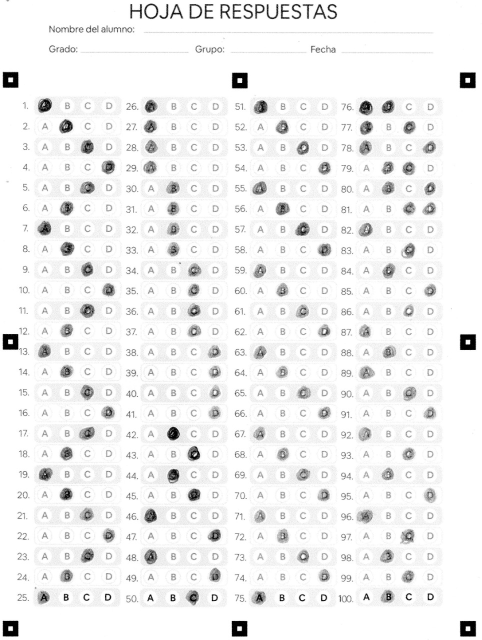
#> input picture img05.jpeg, 963 x 1280 px (shown at 1/2 size)
$ python main.py
#> lines starting #> are read from the running program, lines starting #| are printed output that depends on the picture; after the words box and inside, x2 and y2 are one past the last pixel; in counts of white or black regions, pixels touching at a corner belong together
import numpy as np
import sys
import cv2

img = cv2.imread('./img05.jpeg')
#> img is the input picture: shape (1280, 963, 3); min 0, max 255, mean 241.1
cRgba = cv2.cvtColor(img, cv2.COLOR_BGR2GRAY)
blur = cv2.medianBlur(cRgba, 7)
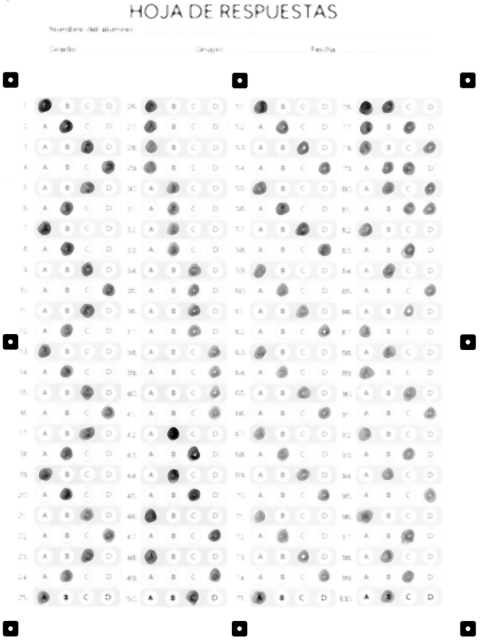
#> blur: shape (1280, 963) (shown at 1/2 size); min 0, max 255, mean 244
sharpen_kernel = np.array([[-1,-1,-1], [-1,9,-1], [-1,-1,-1]])
sharpen = cv2.filter2D(blur, -1, sharpen_kernel)
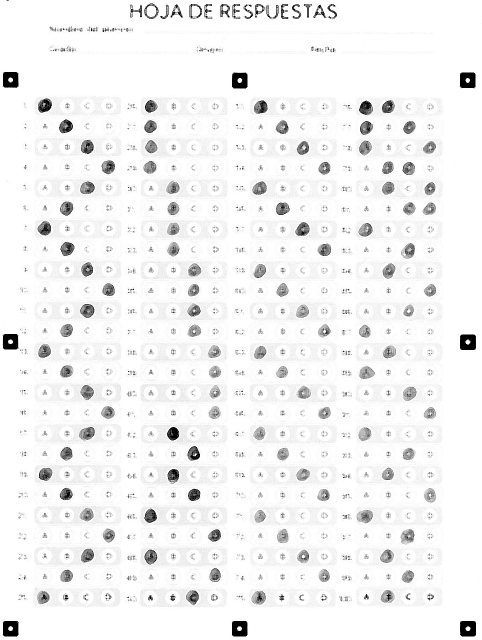
#> sharpen: shape (1280, 963) (shown at 1/2 size); min 0, max 255, mean 242.4
thresh = cv2.threshold(sharpen,160,255, cv2.THRESH_BINARY_INV)[1]
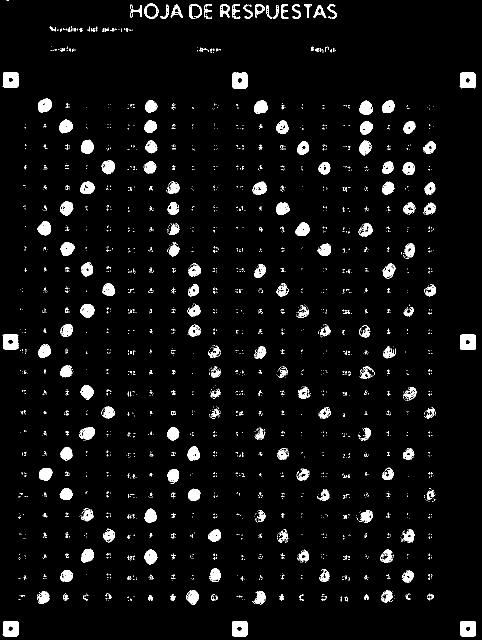
#> thresh: shape (1280, 963) (shown at 1/2 size); 4.7% white; 2338 white regions (2138 under 20 px), largest, box (x1, y1, x2, y2) and area: (920, 669, 952, 700) 904, (920, 1242, 952, 1273) 901, (464, 145, 495, 177) 886
closeKernel = cv2.getStructuringElement(cv2.MORPH_RECT, (3,3))
close = cv2.morphologyEx(thresh, cv2.MORPH_CLOSE, closeKernel, iterations=3)
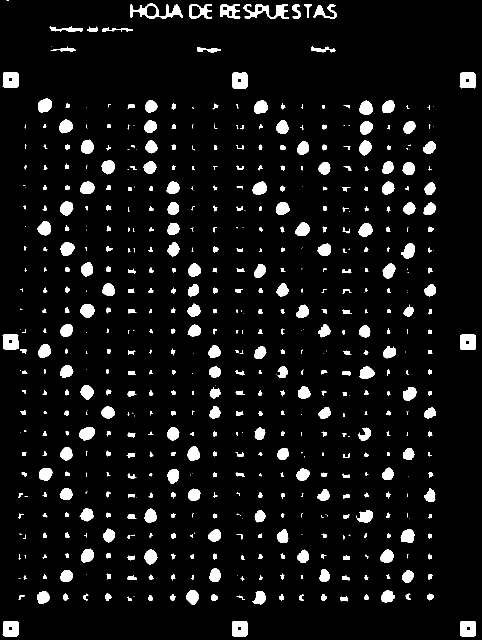
#> close: shape (1280, 963) (shown at 1/2 size); 6.7% white; 586 white regions (154 under 20 px)

def findByArea(item):
  min_area = 100
  max_area = 1000
  area = cv2.contourArea(item)
  if area > min_area and area < max_area:
    return True
  else:
    return False

def sort_contours(cnts, method="left-to-right"):
  reverse = False
  i = 0

  if method == "right-to-left" or method == "bottom-to-top":
      reverse = True

  if method == "top-to-bottom" or method == "bottom-to-top":
      i = 1

  boundingBoxes = [cv2.boundingRect(c) for c in cnts]
  (cnts, boundingBoxes) = zip(*sorted(zip(cnts, boundingBoxes),
      key=lambda b:b[1][i], reverse=reverse))
  return (cnts, boundingBoxes)


cnts = cv2.findContours(close, cv2.RETR_EXTERNAL, cv2.CHAIN_APPROX_SIMPLE)
#> cnts = 586 contours, 209 with area under 20; largest, box (x1, y1, x2, y2) and area: (260, 7, 366, 38) 1408, (487, 8, 577, 38) 1079, (920, 1242, 952, 1273) 914, (920, 669, 952, 700) 914, (464, 145, 495, 177) 903
cnts = cnts[0] if len(cnts) == 2 else cnts[1]

# No contours, stop the execution
if len(cnts) <= 1:
  sys.exit()

cnts = list(filter(findByArea, cnts))
#> in findByArea, `area = cv2.contourArea(item)`: area = 914
#> cnts = 129 contours; largest, box (x1, y1, x2, y2) and area: (920, 1242, 952, 1273) 914, (920, 669, 952, 700) 914, (464, 145, 495, 177) 903, (919, 145, 952, 177) 892, (5, 144, 37, 176) 890
(cntsFilt, boundingBoxes) = sort_contours(cnts, "left-to-right")
#> in sort_contours, `boundingBoxes = [cv2.boundingRect(c) for c in cnts]`: boundingBoxes = 129 items, first 6: (920, 1242, 32, 31), (464, 1242, 31, 31), (5, 1242, 32, 31), (423, 1188, 13, 14), (855, 1187, 13, 14), (210, 1187, 13, 15)
#> in sort_contours, `(cnts, boundingBoxes) = zip(*sorted(zip(cnts, boundingBoxes), key=lamb..`: boundingBoxes = 129 items, first 6: (5, 1242, 32, 31), (5, 668, 33, 31), (5, 144, 32, 32), (75, 1183, 25, 25), (75, 442, 27, 29), (76, 688, 26, 27)
#> cntsFilt has the same summary as cnts

markRefLetf = (
    cntsFilt[0],
    cntsFilt[1],
    cntsFilt[2])
#> markRefLetf = 3 contours; box (x1, y1, x2, y2) and area: (5, 144, 37, 176) 890, (5, 1242, 37, 1273) 886, (5, 668, 38, 699) 876

markRefRight = (
    cntsFilt[len(cntsFilt) - 3],
    cntsFilt[len(cntsFilt) - 2],
    cntsFilt[len(cntsFilt) - 1])
#> markRefRight = 3 contours; box (x1, y1, x2, y2) and area: (920, 1242, 952, 1273) 914, (920, 669, 952, 700) 914, (919, 145, 952, 177) 892

(markRefLetf, boundingBoxes1) = sort_contours(markRefLetf, "top-to-bottom")
#> in sort_contours (call 2), `(cnts, boundingBoxes) = zip(*sorted(zip(cnts, boundingBoxes), key=lamb..`: cnts has the same summary as markRefLetf outside sort_contours; boundingBoxes = ((5, 144, 32, 32), (5, 668, 33, 31), (5, 1242, 32, 31))
#> boundingBoxes1 has the same summary as boundingBoxes in sort_contours
(markRefRight, boundingBoxes2) = sort_contours(markRefRight, "bottom-to-top")
#> in sort_contours (call 3), `(cnts, boundingBoxes) = zip(*sorted(zip(cnts, boundingBoxes), key=lamb..`: cnts has the same summary as markRefRight outside sort_contours; boundingBoxes = ((920, 1242, 32, 31), (920, 669, 32, 31), (919, 145, 33, 32))
#> boundingBoxes2 has the same summary as boundingBoxes in sort_contours

x1,y1,w1,h1 = cv2.boundingRect(markRefLetf[0])
#> x1 = 5; y1 = 144; w1 = 32; h1 = 32
x2,y2,w2,h2 = cv2.boundingRect(markRefRight[0])
#> x2 = 920; y2 = 1242; w2 = 32; h2 = 31
ROI = close[y1+h1:y2, x1+h1:x2]
#> ROI: shape (1066, 883); 7.3% white; 565 white regions (153 under 20 px), largest, box (x1, y1, x2, y2) and area: (121, 678, 153, 705) 623, (39, 21, 67, 49) 613, (123, 432, 152, 460) 600
OriginalROI = img[y1+h1:y2, x1+h1:x2]
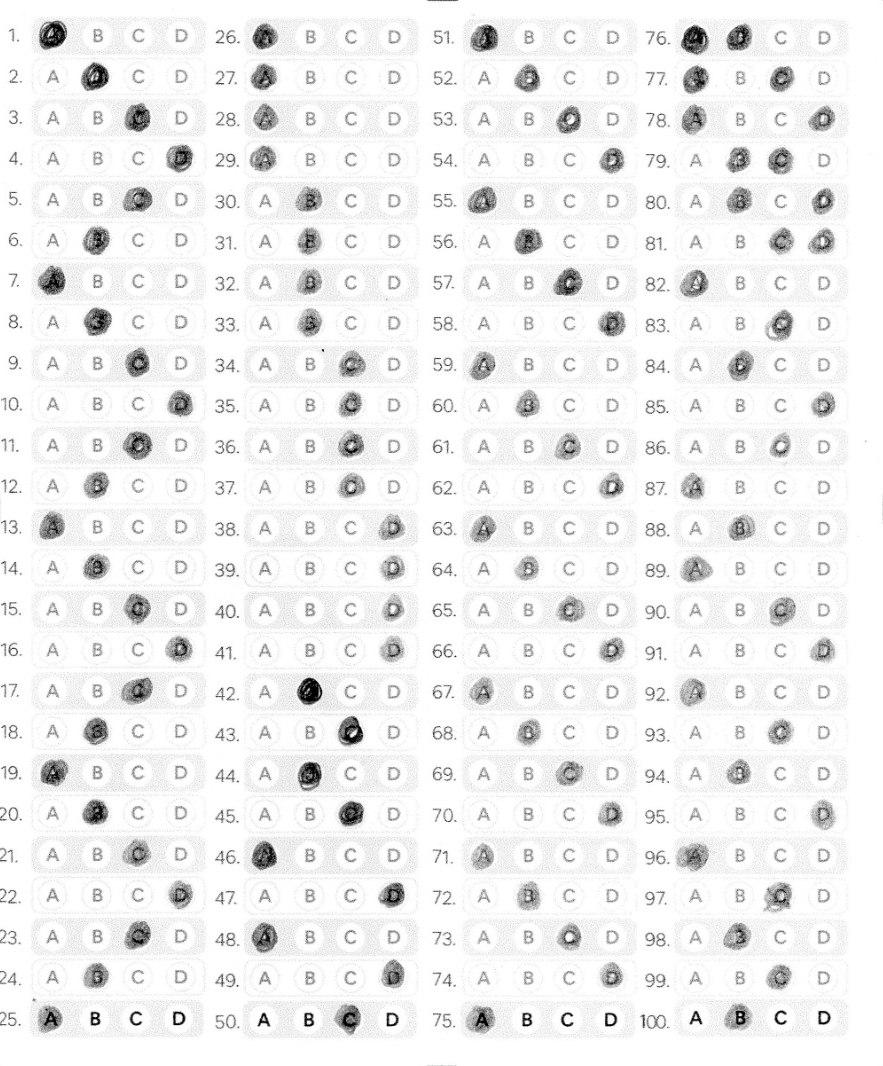
#> OriginalROI: shape (1066, 883, 3); min 0, max 255, mean 239.8
cv2.rectangle(img, (x1, y1), (x2 + w2, y2 + h2), (36,255,12), 2)
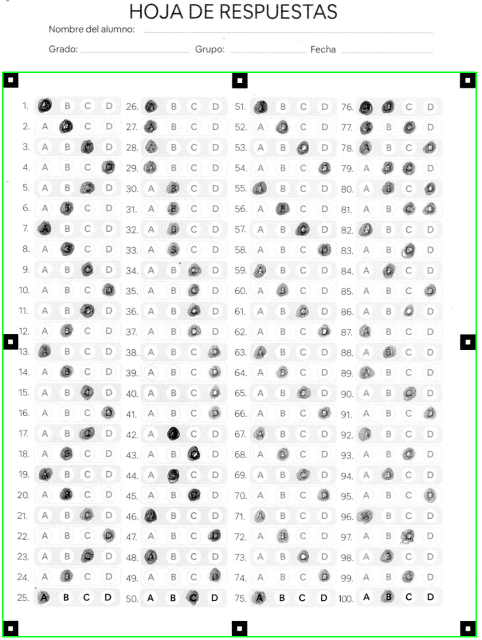
#> img: shape (1280, 963, 3) (shown at 1/2 size); 1.01% of pixels changed, all inside (x1, y1, x2, y2) = (4, 143, 954, 1275)

ROI = cv2.medianBlur(ROI, 7)
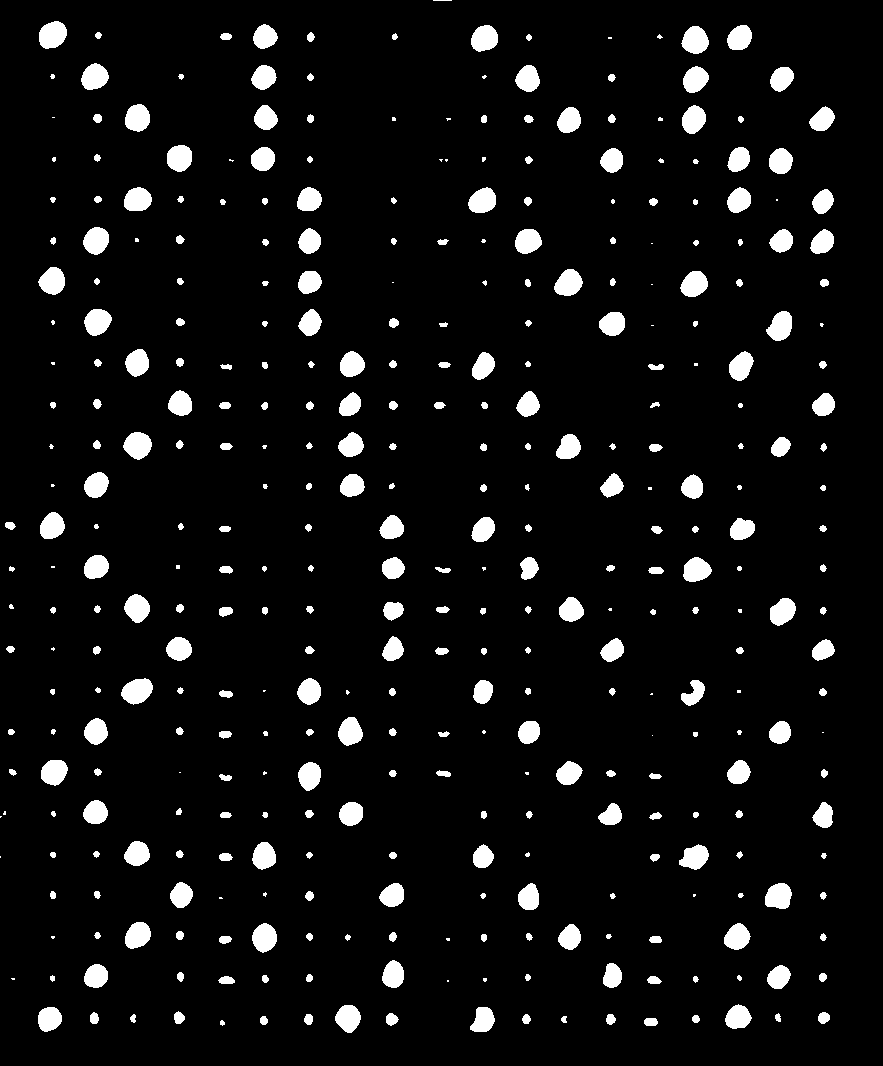
#> ROI: shape (1066, 883); 6.3% white; 377 white regions (61 under 20 px), largest, box (x1, y1, x2, y2) and area: (121, 678, 153, 705) 611, (39, 21, 67, 49) 605, (123, 432, 152, 460) 586
ROI = cv2.filter2D(ROI, -1, sharpen_kernel)

circles = cv2.HoughCircles(ROI, cv2.HOUGH_GRADIENT, 2, 25, param1=7, param2=20, minRadius=7, maxRadius=15)
#> circles = 107 rows, first 8: [137, 445, 13.8], [179, 157, 13.4], [49, 1019, 12.6], [693, 283, 13.8], [695, 39, 13.8], [95, 975, 12.4], [53, 771, 13.8], [481, 199, 13.8]
if circles is not None:
  circles = np.uint16(np.around(circles))
#> circles = 107 rows, first 8: [137, 445, 14], [179, 157, 13], [49, 1019, 13], [693, 283, 14], [695, 39, 14], [95, 975, 12], [53, 771, 14], [481, 199, 14]
  # for i in circles[0, :]:
  #   cv2.circle(OriginalROI, (i[0], i[1]), i[2], (0, 255, 0), 2)
  #   cv2.circle(OriginalROI, (i[0], i[1]), 2, (0, 0, 255), 3)
else:
  print("No circles")

def drwSection(indice, img, height, width, rows, colums, posX, posY, counterIndex):
  cellWidth = width / colums
  cellHeight = height / rows
  cellWidth = np.uint16(np.around(cellWidth))
  cellHeight = np.uint16(np.around(cellHeight))
  thickness = 2
  cellColor = (0, 102, 255)
  # cv2.putText(img, "Section {}".format(indice + 1), (posX, posY - 10), cv2.FONT_HERSHEY_SIMPLEX, 0.7, (0, 0, 255), 2)
  for r in range(rows):
    counterIndex = counterIndex + 1
    cellsMatrix = []
    for c in range(colums):
      colIndex = c + 1
      rowIndex = r + 1
      cellStartPoint = (posX + (cellWidth * c), posY + (cellHeight * r))
      cellEndPoint = (posX + (cellWidth * colIndex), posY + (cellHeight * rowIndex))
      cellLocation = (0, cellStartPoint, cellEndPoint)
      cellsMatrix.append(cellLocation)
      # cv2.rectangle(img, cellStartPoint, cellEndPoint, cellColor, thickness)
    rowsMatrix.append((counterIndex, cellsMatrix))

if circles is not None:
  height=1020
  width=182
  posX=26
  posY=19
  rows=25
  colums=4
  sections=4
  spaceBetSections = 33

  rowsMatrix = []
  start_point = (posX, posY)
  end_point = (posX + width, posY + height)
  color = (255, 0, 0)
  thickness = 2
  counterIndex = 0
  for s in range(sections):
    secStartPoint = posX + (s * (width + spaceBetSections))
    counterIndex = (s * rows)
    drwSection(s, OriginalROI, height, width, rows, colums, secStartPoint, posY, counterIndex)
else:
  print("No circles")

if circles is not None:
  circles = sorted(circles[0], key=lambda x: x[1], reverse=False)
#> circles = 107 items, first 6: [265, 35, 11], [53, 35, 14], [739, 37, 12], [485, 37, 12], [695, 39, 14], [265, 75, 12]
  rowsMatrix = sorted(rowsMatrix, key=lambda x: x[1][0][1][1], reverse=False)
  colClassifierCounter = 0
  result = []
  lengthRowsMatrix = len(rowsMatrix)
  for i in range(lengthRowsMatrix):
    sizeSectionColum = (rowsMatrix[i][1][0][1][0], rowsMatrix[i][1][colums - 1][2][0])
    sizeRow = (rowsMatrix[i][1][0][1][1], rowsMatrix[i][1][0][2][1])
    locatedInCurrentSection = list(
        filter(
            lambda x: (x[0] >= sizeSectionColum[0] and x[0] < sizeSectionColum[1]) and
                      (x[1] >= sizeRow[0] and x[1] < sizeRow[1]),
            circles)
        )
    cellCounter = 0
    for cell in rowsMatrix[i][1]:
      cellCounter += 1
      widthColum = (cell[1][0], cell[2][0])
      if(len(locatedInCurrentSection) > 0):
        if locatedInCurrentSection[0][0] >= widthColum[0] and locatedInCurrentSection[0][0] < widthColum[1]:
          letterTranlation = ''
          if cellCounter == 1:
            letterTranlation = 'A'
          if cellCounter == 2:
            letterTranlation = 'B'
          if cellCounter == 3:
            letterTranlation = 'C'
          if cellCounter == 4:
            letterTranlation = 'D'
          cellLocation = (rowsMatrix[i][0], letterTranlation)
          result.append(cellLocation)
#> this loop made 100 passes
#> locatedInCurrentSection on passes 1 to 12: [[53, 35, 14]], [[265, 35, 11]], [[485, 37, 12]], [[739, 37, 12], [695, 39, 14]], [[95, 77, 14]], [[265, 75, 12]], [[529, 77, 14]], [[783, 77, 11], [695, 79, 14]], [[139, 117, 14]], [[265, 117, 12]], [[569, 119, 12]], [[693, 119, 12], [821, 119, 11]]
#> after the loop, result = 100 items, first 6: (1, 'A'), (26, 'A'), (51, 'A'), (76, 'B'), (2, 'B'), (27, 'A')
  result = sorted(result, key=lambda x: x[0], reverse=False)
#> result = 100 items, first 6: (1, 'A'), (2, 'B'), (3, 'C'), (4, 'D'), (5, 'C'), (6, 'B')
  for elem in result:
    print(elem)
#> this loop made 100 passes
#> elem on passes 1 to 12: (1, 'A'), (2, 'B'), (3, 'C'), (4, 'D'), (5, 'C'), (6, 'B'), (7, 'A'), (8, 'B'), (9, 'C'), (10, 'D'), (11, 'C'), (12, 'B')
#| (1, 'A')
#| (2, 'B')
#| (3, 'C')
#| (4, 'D')
#| (5, 'C')
#| (6, 'B')
#| (7, 'A')
#| (8, 'B')
#> (further printed lines are left out)
  # cv2_imshow(OriginalROI)
else:
  print("No circles")
